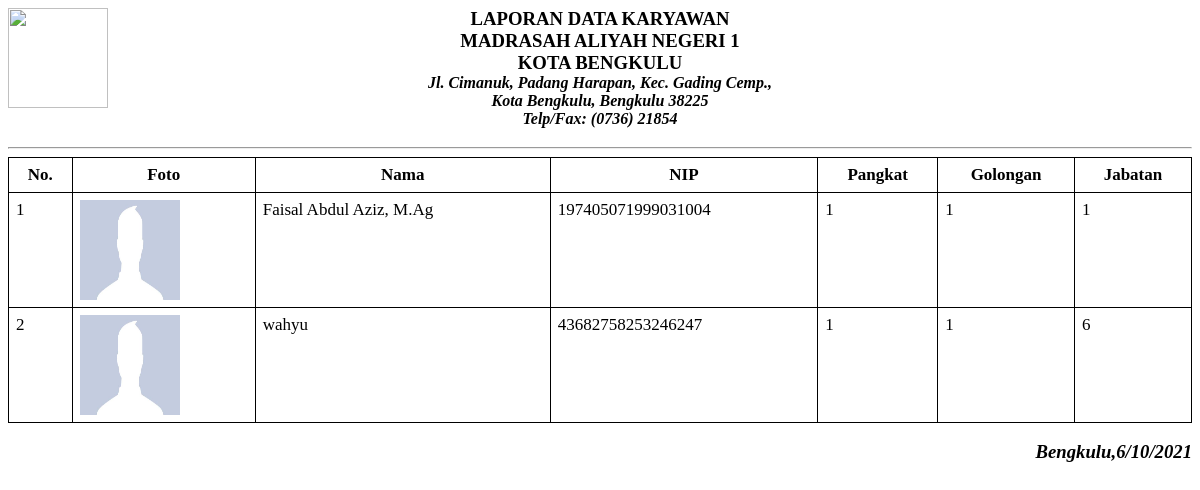
/petugas/c_pegawai (signed in), run on the app's committed database.
### inven/models.py (models this page shows, shortened)
class pegawai(models.Model):
    nama = models.CharField(max_length=250)
    nip = models.CharField(max_length=250, unique=True)
    pangkat = models.CharField(max_length=100)
    golongan = models.CharField(max_length=100)
    jabatan = models.CharField(max_length=250)
    Foto = models.FileField(null=True, blank=True, default='karyawan.jpg')
    tanggal_terdaftar = models.DateField(auto_now_add=True)

### petugas/views.py (the view)
# urls.py: path('c_pegawai', views.c_pegawai, name='c_pegawai'),
@login_required
def c_pegawai(request):
    semua = pegawai.objects.all()
    context = {
        'semua': semua
    }
    return render(request, 'operator/laporan/c_pegawai.html', context)

### templates/operator/laporan/c_pegawai.html (shortened to what this page needs)
{% load static %}
<html>
<head>
</head>
<body onload="window.print();setTimeout(window.close, 0);">
    <img class="" style="float: left; width: 100px; height: 100px; margin-right: -100px;" src="{% static 'login/assets/img/logo.png' %}">
    <h3 style="text-align:center">LAPORAN DATA KARYAWAN<br>MADRASAH ALIYAH NEGERI 1<br>
        KOTA BENGKULU<br>
        <FONT SIZE="3"><I>Jl. Cimanuk, Padang Harapan, Kec. Gading Cemp.,<br> Kota Bengkulu, Bengkulu 38225 <br> Telp/Fax: (0736) 21854</FONT>
    </h3>
    <hr>
    <table cellpadding="0" cellspacing="0" border="0" class="table table-striped table-bordered" id="basic-datatable">
        <thead>
            <tr>
                <th>No.</th>
                <th>Foto</th>
                <th>Nama</th>
                <th>NIP</th>
                <th>Pangkat</th>
                <th>Golongan</th>
                <th>Jabatan</th>
            </tr>
        </thead>
        <tbody>
            <tr>
                {% for karyawan in semua %}
                    <tr>
                        <td>{{forloop.counter}}</td>
                        <td><img src="{{ karyawan.Foto.url }}" width="100px" height="100px"></td>
                                <td>{{ karyawan.nama }}</td>
                                <td>{{ karyawan.nip }}</td>
                                <td>
                                    {{karyawan.pangkat}}
                                </td>
                                <td>
                                   {{karyawan.golongan}}
                                </td>
                                <td>
                                   {{karyawan.jabatan}}
                                </td>
                    </tr>
                {% endfor %}
            </tr>
        </tbody>
    </table>
    <h3 style="text-align:right">
        <p>Bengkulu,<span id="datetime"></span></p>
</body>
</html>

### templates/operator/laporan/c_pegawai.html (style rules this page uses)
table { font-size: 17px; border-collapse: collapse; width: 100%; margin: 0 auto; }
table th { border: 1px solid #000; padding: 7px; font-weight: bold; text-align: center; }
table td { border: 1px solid #000; padding: 7px; vertical-align: top; }

### data on the page
pegawai: Foto (picture), nama "Faisal Abdul Aziz, M.Ag", nip "197405071999031004", pangkat "1", golongan "1", jabatan "1"
pegawai: Foto (picture), nama "wahyu", nip "43682758253246247", pangkat "1", golongan "1", jabatan "6"
